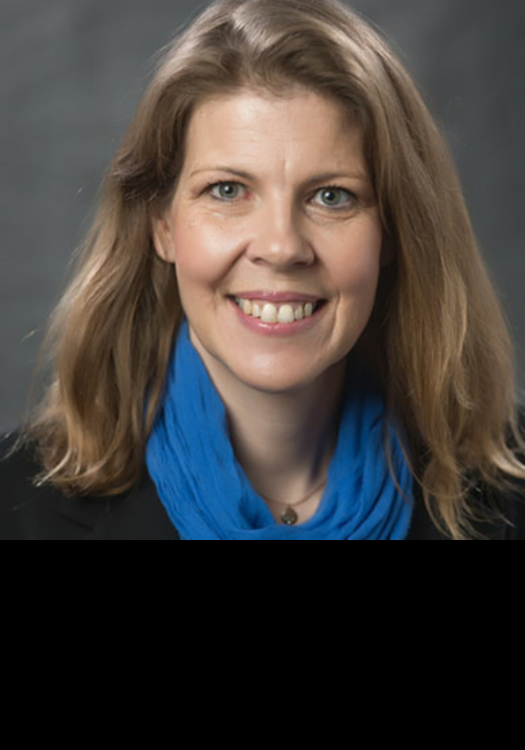
#> input picture photos/originals/omerza_kaxe_noframe.png, 1050 x 1500 px (shown at 1/2 size)
$ python facecrop.py
#> lines starting #> are read from the running program, lines starting #| are printed output that depends on the picture
import cv2, json, numpy as np
from PIL import Image, ImageOps, ImageEnhance, ImageFilter
casc=cv2.CascadeClassifier(cv2.data.haarcascades+'haarcascade_frontalface_default.xml')
MANUAL={'zupec':(512,60,42),'kannas':(617,40,42),'weise':(122,55,52)}
ZOOM={'hornstein':0.8}  # cx,cy,face width (eyeballed; Haar fails on tiny profile faces)
src={
 'omerza':('originals/omerza_kaxe_noframe.png',None),
 'campbell':('originals/campbell_city.jpg',None),
 'forsman':('originals/forsman_city.jpg',None),
 'zupec':('originals/echo_council_forum_group.jpg',(470,0,580,155)),
 'hornstein':('originals/hornstein_kaxe.jpg',None),
 'kannas':('originals/echo_school_forum_group.jpg',(570,0,670,133)),
 'weise':('originals/echo_4day_08.jpg',(80,0,200,120)),
}
FACE_FRAC=0.5   # face box width / square side
CY=0.45          # face center vertical position
OUT=1200
res={}
for k,(f,roi) in src.items():
    img=cv2.imread(f); H,W=img.shape[:2]
#> further down, img is the input picture: shape (1500, 1050, 3); mean B, G, R 59.7, 62.9, 68.1
#> after `H, W = img.shape[:2]`: H = 1500; W = 1050
    if k in MANUAL:
        cx,cy,w=MANUAL[k]; x,y,h=cx-w/2,cy-w/2,w
    else:
        x=None
    if x is None:
     g=cv2.cvtColor(img,cv2.COLOR_BGR2GRAY)
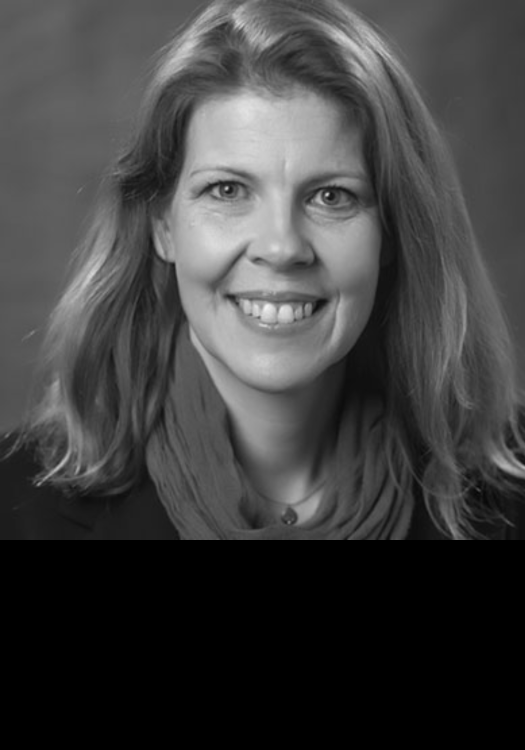
#> g: shape (1500, 1050) (shown at 1/2 size); min 0, max 245, mean 64.1
     ox=oy=0; sub=g
     if roi: ox,oy=roi[0],roi[1]; sub=g[roi[1]:roi[3],roi[0]:roi[2]]
     up=4 if roi else 1
     s2=cv2.resize(sub,None,fx=up,fy=up,interpolation=cv2.INTER_CUBIC) if up>1 else sub
     faces=casc.detectMultiScale(s2,1.05,4,minSize=(30,30))
#> faces = [[299, 194, 513, 513], [78, 175, 562, 562]]
     if len(faces)==0: print(k,'NO FACE'); continue
     x,y,w,h=max(faces,key=lambda r:r[2]*r[3]); x,y,w,h=[v/up for v in (x,y,w,h)]; x+=ox;y+=oy
#> after `x, y, w, h = max(faces, key=lambda r: r[2] * r[3])`: x = 78; y = 175; w = 562; h = 562
    side=w/FACE_FRAC*ZOOM.get(k,1); cx=x+w/2; cy=y+h/2
#> after `side = w / FACE_FRAC * ZOOM.get(k, 1)`: side = 1124
#> after `cx = x + w / 2`: cx = 359
#> after `cy = y + h / 2`: cy = 456
    x0=int(round(cx-side/2)); y0=int(round(cy-CY*side)); s=int(round(side))
#> after `x0 = int(round(cx - side / 2))`: x0 = -203
#> after `y0 = int(round(cy - CY * side))`: y0 = -50
#> after `s = int(round(side))`: s = 1124
    if 0 < -y0 < 0.06*s: y0=0
    if 0 < -x0 < 0.06*s: x0=0
    if 0 < x0+s-W < 0.06*s: x0=W-s
    pad=max(0,-x0,-y0,x0+s-W,y0+s-H)
#> pad = 203
    if pad:
        im=cv2.copyMakeBorder(img,pad,pad,pad,pad,cv2.BORDER_REFLECT)
        bl=cv2.GaussianBlur(im,(0,0),max(8,pad/6))
        m=np.ones(im.shape[:2],np.float32); m[pad:pad+H,pad:pad+W]=0
        m=cv2.GaussianBlur(m,(0,0),max(4,pad/12))[...,None]
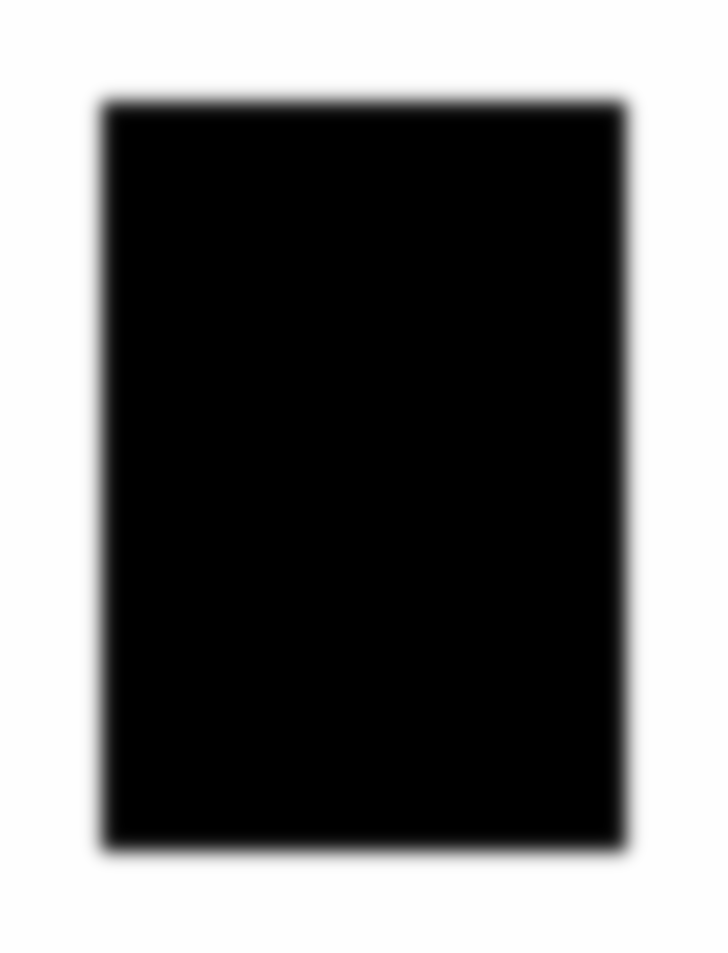
#> m: shape (1906, 1456, 1) float32 (shown at 1/2 size); min 0, max 1, mean 0.432
        im=(im*(1-m)+bl*m).astype(np.uint8)
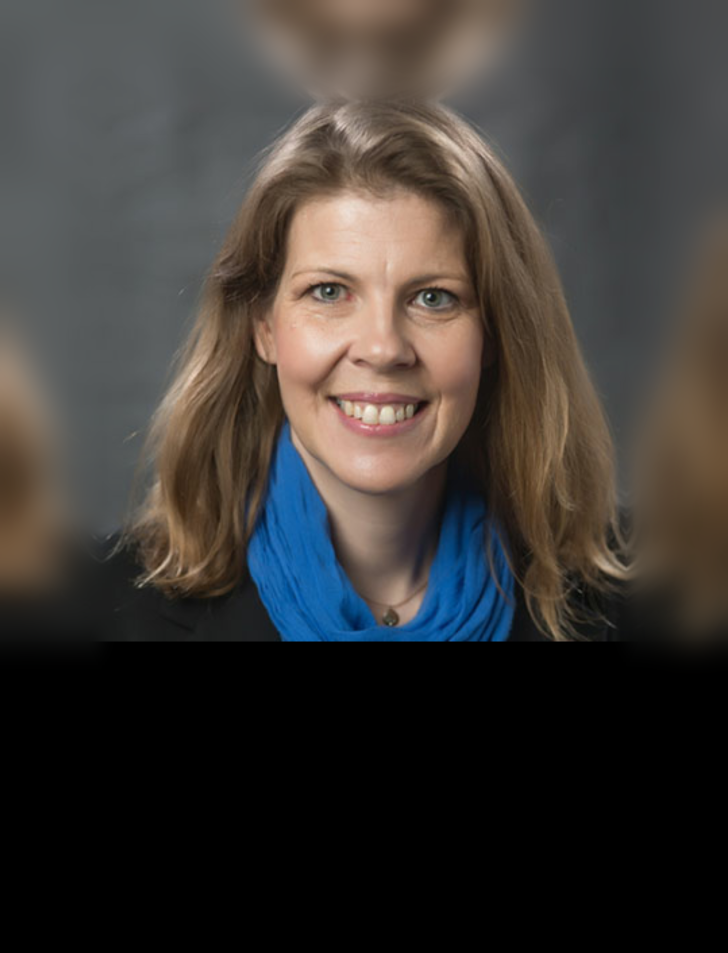
#> im: shape (1906, 1456, 3) (shown at 1/2 size); mean B, G, R 54.1, 57.3, 61.4
    else: im=img
    crop=im[y0+pad:y0+pad+s,x0+pad:x0+pad+s]
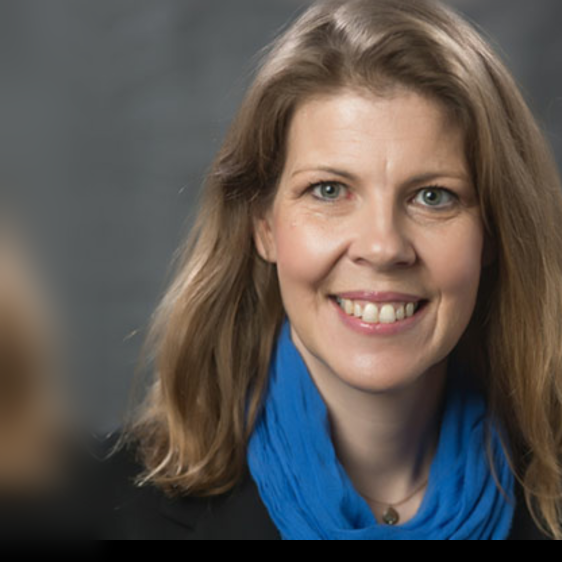
#> crop: shape (1124, 1124, 3) (shown at 1/2 size); mean B, G, R 81.4, 85.5, 91.9
    pil=Image.fromarray(cv2.cvtColor(crop,cv2.COLOR_BGR2RGB)).resize((OUT,OUT),Image.LANCZOS)
    # COLOR normalization (no grayscale): partial gray-world white balance on the face region,
    # then match L* mean/std in LAB so brightness/contrast agree across all 7 headshots.
    arr=np.asarray(pil).astype(np.float32)
    face=arr[int(OUT*0.25):int(OUT*0.65),int(OUT*0.3):int(OUT*0.7)].reshape(-1,3)
    means=face.mean(0); target=means.mean()
#> after `means = face.mean(0)`: means = [142.2, 116.1, 99.98]
#> after `target = means.mean()`: target = 119.4
    gain=1+0.5*(target/means-1)          # 50% correction keeps natural skin warmth
#> gain = [0.92, 1.01, 1.1]
    arr=np.clip(arr*gain,0,255).astype(np.uint8)
    lab=cv2.cvtColor(arr,cv2.COLOR_RGB2LAB).astype(np.float32)
    L=lab[...,0]; L=(L-L.mean())/(L.std()+1e-6)*48+135; lab[...,0]=np.clip(L,0,255)
#> after `L = lab[..., 0]`:
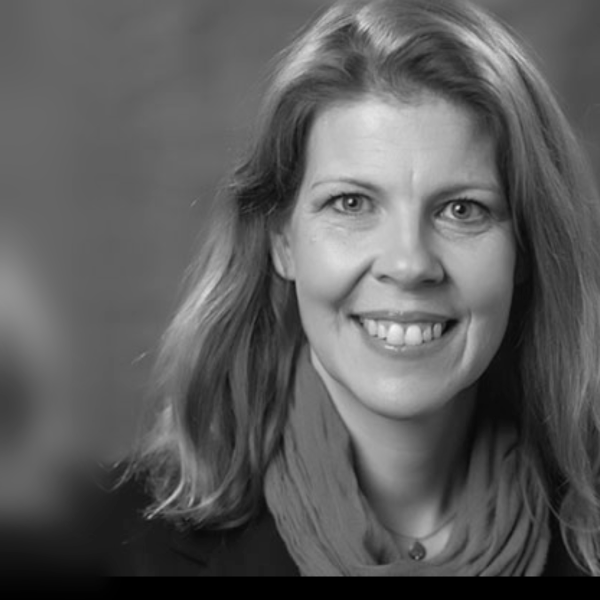
#> L: shape (1200, 1200) float32 (shown at 1/2 size); min 0, max 245, mean 92.7
#> after `lab[..., 0] = np.clip(L, 0, 255)`:
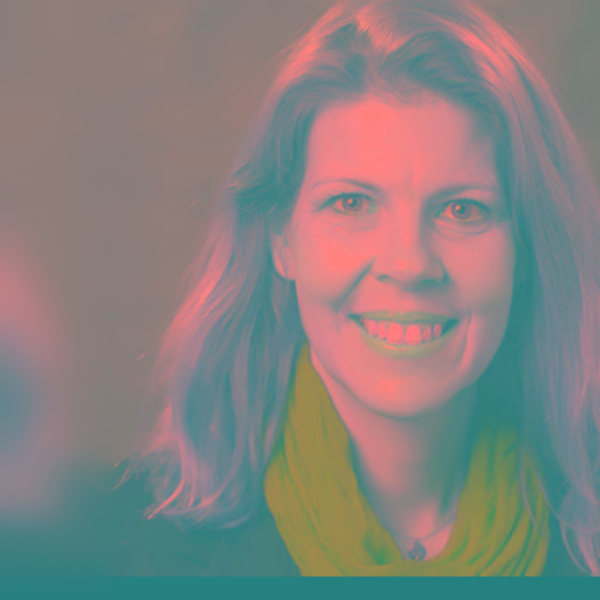
#> lab: shape (1200, 1200, 3) float32 (shown at 1/2 size); mean R, G, B 134.7, 129.4, 126.8
    out=Image.fromarray(cv2.cvtColor(lab.astype(np.uint8),cv2.COLOR_LAB2RGB))
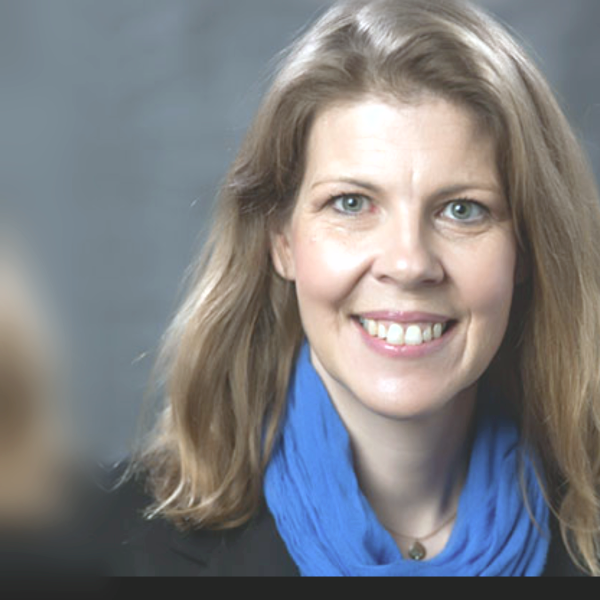
#> out: PIL image 1200x1200 RGB (shown at 1/2 size); mean R, G, B 126.4, 126.7, 129.3
    out=ImageEnhance.Color(out).enhance(1.05)
    if s<375: out=out.filter(ImageFilter.UnsharpMask(radius=2,percent=60,threshold=2))
    out.save(f'square/{k}.jpg',quality=92,dpi=(300,300))
    res[k]={'source_file':f,'face_box':[round(x),round(y),round(w),round(h)],'crop_box':[x0,y0,x0+s,y0+s],'edge_padding_px':int(pad),
            'native_square_px':s,'print_ready_1.25in_300dpi':s>=375}
    print(k,res[k])
#| omerza {'source_file': 'originals/omerza_kaxe_noframe.png', 'face_box': [78, 175, 562, 562], 'crop_box': [-203, 0, 921, 1124], 'edge_padding_px': 203, 'native_square_px': 1124, 'print_ready_1.25in_300dpi': True}
#> pass 2 of the loop `for k,(f,roi) in src.items():`:
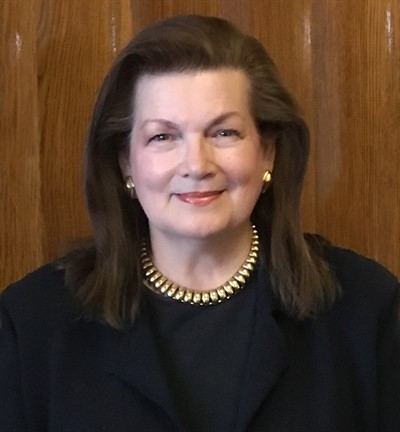
#> input picture photos/originals/campbell_city.jpg, 400 x 432 px
#> img is the input picture: shape (432, 400, 3); mean B, G, R 45.3, 60.3, 82.1
#> g: shape (432, 400)
#> faces = [[113, 71, 163, 163]]
#> x = 113; y = 71; w = 163
#> side = 326
#> cx = 194.5
#> cy = 152.5
#> x0 = 32
#> y0 = 6
#> s = 326
#> pad = 0
#> `crop=im[y0+pad:y0+pad+s,x0+pad:x0+pad+s]`:
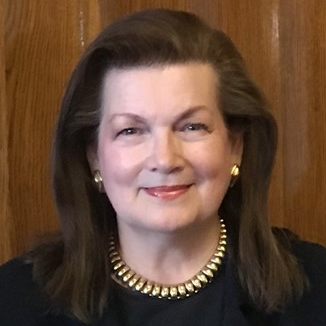
#> crop: shape (326, 326, 3); mean B, G, R 55.5, 72.9, 100
#> means = [186.7, 144, 136.2]
#> target = 155.6
#> gain = [0.917, 1.04, 1.07]
#> `out=Image.fromarray(cv2.cvtColor(lab.astype(np.uint8),cv2.COLOR_LAB2RG..`:
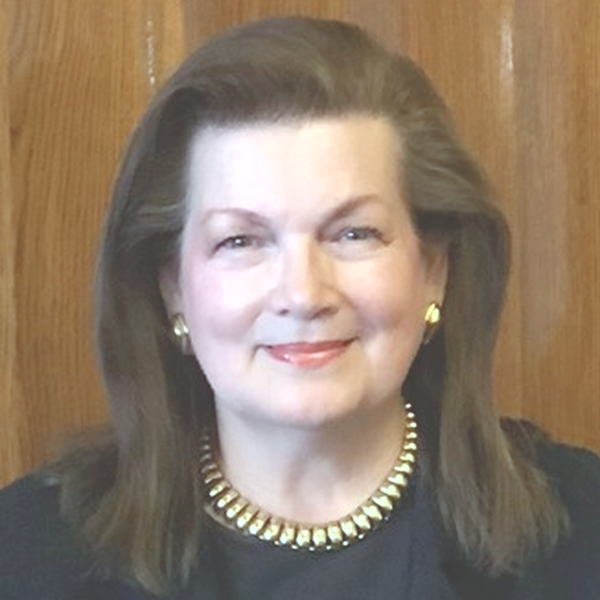
#> out: PIL image 1200x1200 RGB (shown at 1/2 size); mean R, G, B 141.9, 124, 106.4
#| campbell {'source_file': 'originals/campbell_city.jpg', 'face_box': [113, 71, 163, 163], 'crop_box': [32, 6, 358, 332], 'edge_padding_px': 0, 'native_square_px': 326, 'print_ready_1.25in_300dpi': False}
#> pass 3 of the loop `for k,(f,roi) in src.items():`:
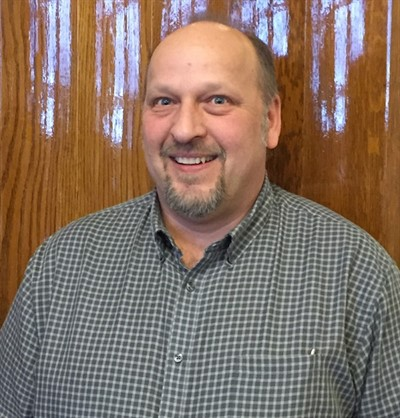
#> input picture photos/originals/forsman_city.jpg, 400 x 418 px
#> img is the input picture: shape (418, 400, 3); mean B, G, R 100.8, 113.9, 134.1
#> g: shape (418, 400)
#> faces = [[117, 46, 147, 147]]
#> x = 117; y = 46; w = 147
#> side = 294
#> cx = 190.5
#> cy = 119.5
#> x0 = 44
#> y0 = -13
#> s = 294
#> `crop=im[y0+pad:y0+pad+s,x0+pad:x0+pad+s]`:
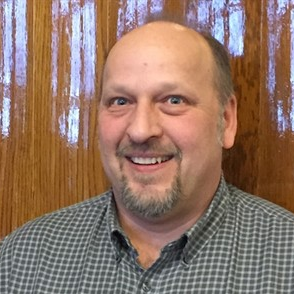
#> crop: shape (294, 294, 3); mean B, G, R 102.7, 117.5, 145.8
#> means = [178.1, 126.8, 107.2]
#> target = 137.4
#> gain = [0.886, 1.04, 1.14]
#> `L = lab[..., 0]`:
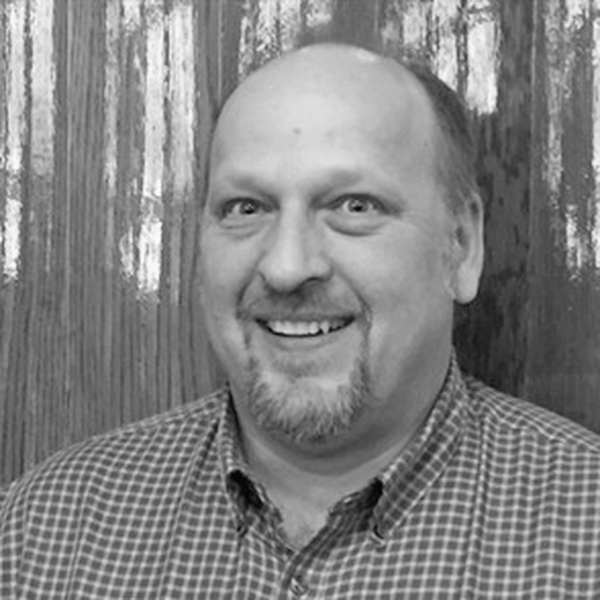
#> L: shape (1200, 1200) float32 (shown at 1/2 size); min 0, max 250, mean 131.3
#| forsman {'source_file': 'originals/forsman_city.jpg', 'face_box': [117, 46, 147, 147], 'crop_box': [44, 0, 338, 294], 'edge_padding_px': 0, 'native_square_px': 294, 'print_ready_1.25in_300dpi': False}
#> (the run stopped early here; a loop or call above may not have finished)
